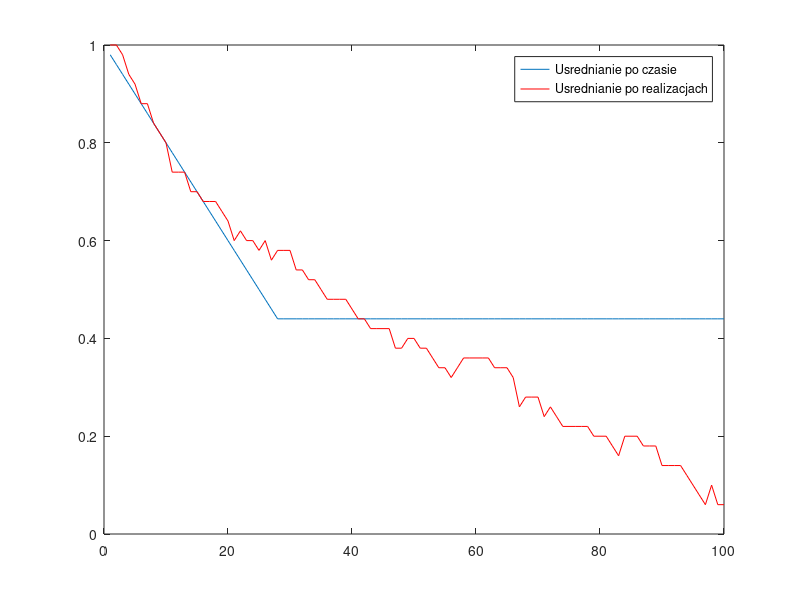

Source code (MATLAB):
t = 200;
N = 100;
stan = 1;
stany = zeros(N, t);
los = rand();
tau_k = 100;

for j=1:N
    % pierwsze losowanie
    if los <= 0.5
        stan = -1;
    else
        stan = 1;
    end
    stany(j, 1) = stan;
  
    for i=2:t
       los = rand();
       if los <= 0.99
           stany(j, i) = stan;
       else
           stan = -stan;
           stany(j, i) = stan;
       end
    end
end

% tx = linspace(1, t, t);
% plot(tx, stany(50, :))

rxt = zeros(1, tau_k);
for tau=1:tau_k
   suma = 0;
   for t_r=1:100
        suma = suma + stany(15, t_r)*stany(15, t_r+tau);
   end
   rxt(tau) = suma/100;
end

rxe = zeros(1, tau_k);
suma = 0;
for tau=1:tau_k
   suma = 0;
   for n=1:N
        suma = suma + stany(n, 8)*stany(n, 8+tau);
   end
   rxe(tau) = suma/100;
end

tau = [1:1:100];

figure
plot(tau,rxt)
hold on
plot(tau,rxe,'r')
legend('Usrednianie po czasie','Usrednianie po realizacjach');